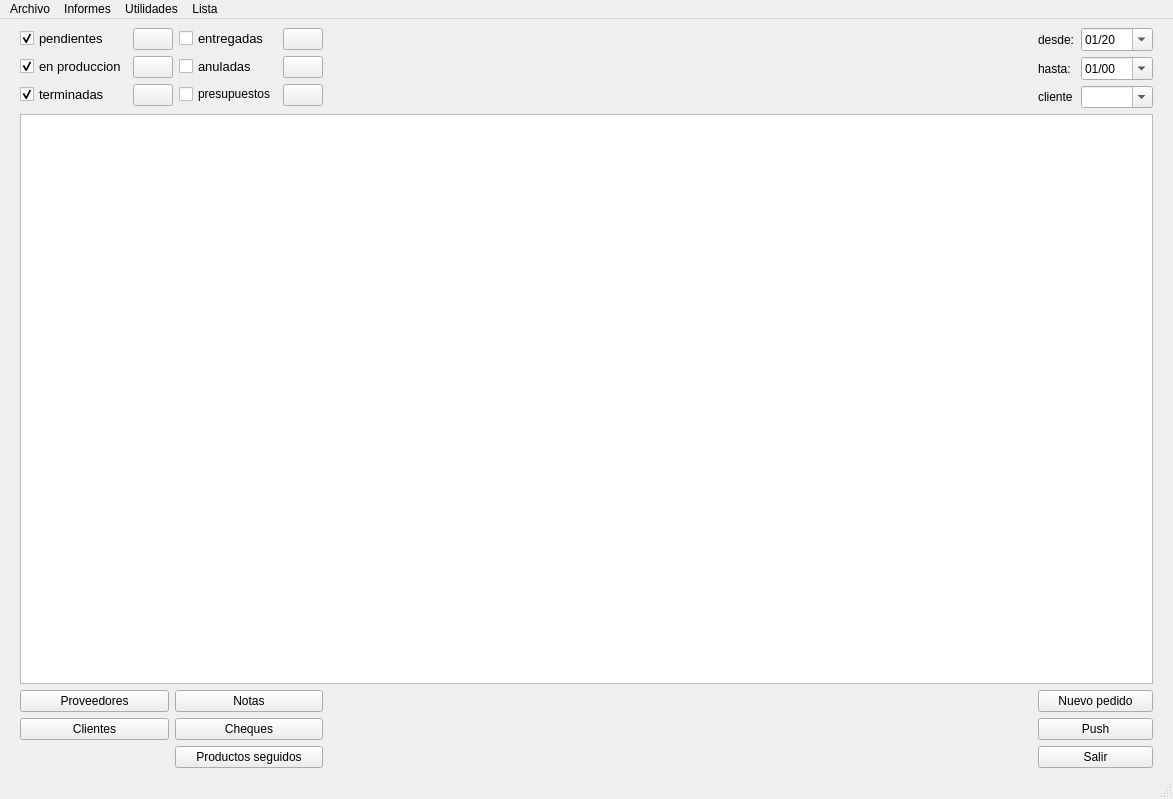
<?xml version="1.0" encoding="UTF-8"?>
<ui version="4.0">
 <class>MainWindow</class>
 <widget class="QMainWindow" name="MainWindow">
  <property name="geometry">
   <rect>
    <x>0</x>
    <y>0</y>
    <width>1173</width>
    <height>799</height>
   </rect>
  </property>
  <property name="windowTitle">
   <string>Infomesas</string>
  </property>
  <property name="windowIcon">
   <iconset resource="iconosResource.qrc">
    <normaloff>:/icons/infomesasicon.png</normaloff>:/icons/infomesasicon.png</iconset>
  </property>
  <widget class="QWidget" name="centralwidget">
   <layout class="QGridLayout" name="gridLayout">
    <property name="leftMargin">
     <number>20</number>
    </property>
    <property name="rightMargin">
     <number>20</number>
    </property>
    <item row="0" column="0">
     <layout class="QFormLayout" name="formLayout_2">
      <item row="0" column="0">
       <widget class="QCheckBox" name="pendientesCheckBox">
        <property name="font">
         <font>
          <pointsize>10</pointsize>
         </font>
        </property>
        <property name="text">
         <string>pendientes</string>
        </property>
        <property name="checked">
         <bool>true</bool>
        </property>
       </widget>
      </item>
      <item row="0" column="1">
       <widget class="QPushButton" name="soloPendientesPushButton">
        <property name="text">
         <string/>
        </property>
        <property name="icon">
         <iconset resource="iconosResource.qrc">
          <normaloff>:/icons/chain.png</normaloff>:/icons/chain.png</iconset>
        </property>
       </widget>
      </item>
      <item row="1" column="0">
       <widget class="QCheckBox" name="enproduccionCheckBox">
        <property name="font">
         <font>
          <pointsize>10</pointsize>
         </font>
        </property>
        <property name="text">
         <string>en produccion</string>
        </property>
        <property name="checked">
         <bool>true</bool>
        </property>
       </widget>
      </item>
      <item row="1" column="1">
       <widget class="QPushButton" name="soloEnProduccionPushButton">
        <property name="text">
         <string/>
        </property>
        <property name="icon">
         <iconset resource="iconosResource.qrc">
          <normaloff>:/icons/chain.png</normaloff>:/icons/chain.png</iconset>
        </property>
       </widget>
      </item>
      <item row="2" column="0">
       <widget class="QCheckBox" name="terminadasCheckBox">
        <property name="font">
         <font>
          <pointsize>10</pointsize>
         </font>
        </property>
        <property name="text">
         <string>terminadas</string>
        </property>
        <property name="checked">
         <bool>true</bool>
        </property>
       </widget>
      </item>
      <item row="2" column="1">
       <widget class="QPushButton" name="soloTerminadasPushButton">
        <property name="text">
         <string/>
        </property>
        <property name="icon">
         <iconset resource="iconosResource.qrc">
          <normaloff>:/icons/chain.png</normaloff>:/icons/chain.png</iconset>
        </property>
       </widget>
      </item>
     </layout>
    </item>
    <item row="0" column="1">
     <layout class="QFormLayout" name="formLayout_3">
      <item row="0" column="0">
       <widget class="QCheckBox" name="entregadasCheckBox">
        <property name="font">
         <font>
          <pointsize>10</pointsize>
         </font>
        </property>
        <property name="text">
         <string>entregadas</string>
        </property>
        <property name="checked">
         <bool>false</bool>
        </property>
       </widget>
      </item>
      <item row="0" column="1">
       <widget class="QPushButton" name="soloEntregadasPushButton">
        <property name="text">
         <string/>
        </property>
        <property name="icon">
         <iconset resource="iconosResource.qrc">
          <normaloff>:/icons/chain.png</normaloff>:/icons/chain.png</iconset>
        </property>
       </widget>
      </item>
      <item row="1" column="0">
       <widget class="QCheckBox" name="anuladasCheckBox">
        <property name="font">
         <font>
          <pointsize>10</pointsize>
         </font>
        </property>
        <property name="text">
         <string>anuladas</string>
        </property>
        <property name="checked">
         <bool>false</bool>
        </property>
       </widget>
      </item>
      <item row="1" column="1">
       <widget class="QPushButton" name="soloAnuladasPushButton">
        <property name="text">
         <string/>
        </property>
        <property name="icon">
         <iconset resource="iconosResource.qrc">
          <normaloff>:/icons/chain.png</normaloff>:/icons/chain.png</iconset>
        </property>
       </widget>
      </item>
      <item row="2" column="0">
       <widget class="QCheckBox" name="presupuestosCheckBox">
        <property name="text">
         <string>presupuestos</string>
        </property>
       </widget>
      </item>
      <item row="2" column="1">
       <widget class="QPushButton" name="soloPresupuestosPushButton">
        <property name="text">
         <string/>
        </property>
        <property name="icon">
         <iconset resource="iconosResource.qrc">
          <normaloff>:/icons/chain.png</normaloff>:/icons/chain.png</iconset>
        </property>
       </widget>
      </item>
     </layout>
    </item>
    <item row="0" column="2">
     <spacer name="horizontalSpacer">
      <property name="orientation">
       <enum>Qt::Horizontal</enum>
      </property>
      <property name="sizeHint" stdset="0">
       <size>
        <width>40</width>
        <height>20</height>
       </size>
      </property>
     </spacer>
    </item>
    <item row="0" column="3">
     <layout class="QFormLayout" name="formLayout">
      <item row="0" column="0">
       <widget class="QLabel" name="label">
        <property name="text">
         <string>desde:</string>
        </property>
       </widget>
      </item>
      <item row="0" column="1">
       <widget class="QDateEdit" name="desdeDateEdit">
        <property name="displayFormat">
         <string>MM/yy</string>
        </property>
        <property name="calendarPopup">
         <bool>true</bool>
        </property>
        <property name="date">
         <date>
          <year>2020</year>
          <month>1</month>
          <day>1</day>
         </date>
        </property>
       </widget>
      </item>
      <item row="1" column="0">
       <widget class="QLabel" name="label_2">
        <property name="text">
         <string>hasta:</string>
        </property>
       </widget>
      </item>
      <item row="1" column="1">
       <widget class="QDateEdit" name="hastaDateEdit">
        <property name="displayFormat">
         <string>MM/yy</string>
        </property>
        <property name="calendarPopup">
         <bool>true</bool>
        </property>
       </widget>
      </item>
      <item row="2" column="0">
       <widget class="QLabel" name="label_3">
        <property name="text">
         <string>cliente</string>
        </property>
       </widget>
      </item>
      <item row="2" column="1">
       <widget class="QComboBox" name="clienteComboBox">
        <property name="editable">
         <bool>true</bool>
        </property>
       </widget>
      </item>
     </layout>
    </item>
    <item row="2" column="0" colspan="2">
     <layout class="QGridLayout" name="gridLayout_2">
      <item row="1" column="1">
       <widget class="QPushButton" name="chequesPushButton">
        <property name="text">
         <string>Cheques</string>
        </property>
        <property name="icon">
         <iconset resource="iconosResource.qrc">
          <normaloff>:/icons/cheque.png</normaloff>:/icons/cheque.png</iconset>
        </property>
       </widget>
      </item>
      <item row="1" column="0">
       <widget class="QPushButton" name="clientesPushButton">
        <property name="text">
         <string>Clientes</string>
        </property>
       </widget>
      </item>
      <item row="0" column="1">
       <widget class="QPushButton" name="notasPushButton">
        <property name="text">
         <string>Notas</string>
        </property>
        <property name="icon">
         <iconset resource="iconosResource.qrc">
          <normaloff>:/icons/note.png</normaloff>:/icons/note.png</iconset>
        </property>
       </widget>
      </item>
      <item row="0" column="0">
       <widget class="QPushButton" name="proveedoresPushButton">
        <property name="text">
         <string>Proveedores</string>
        </property>
       </widget>
      </item>
      <item row="2" column="1">
       <widget class="QPushButton" name="productosSeguidosPushButton">
        <property name="text">
         <string>Productos seguidos</string>
        </property>
       </widget>
      </item>
     </layout>
    </item>
    <item row="2" column="3">
     <layout class="QGridLayout" name="gridLayout_3">
      <item row="0" column="0">
       <widget class="QPushButton" name="nuevoPushButton">
        <property name="text">
         <string>Nuevo pedido</string>
        </property>
        <property name="icon">
         <iconset resource="iconosResource.qrc">
          <normaloff>:/icons/plus.png</normaloff>:/icons/plus.png</iconset>
        </property>
       </widget>
      </item>
      <item row="1" column="0">
       <widget class="QPushButton" name="pushPushButton">
        <property name="text">
         <string>Push</string>
        </property>
        <property name="icon">
         <iconset resource="iconosResource.qrc">
          <normaloff>:/icons/github.png</normaloff>:/icons/github.png</iconset>
        </property>
       </widget>
      </item>
      <item row="2" column="0">
       <widget class="QPushButton" name="salirPushButton">
        <property name="text">
         <string>Salir</string>
        </property>
        <property name="icon">
         <iconset resource="iconosResource.qrc">
          <normaloff>:/icons/exit.png</normaloff>:/icons/exit.png</iconset>
        </property>
       </widget>
      </item>
     </layout>
    </item>
    <item row="1" column="0" colspan="4">
     <widget class="QTableWidget" name="pedidosTableWidget">
      <property name="editTriggers">
       <set>QAbstractItemView::NoEditTriggers</set>
      </property>
      <property name="selectionMode">
       <enum>QAbstractItemView::SingleSelection</enum>
      </property>
      <attribute name="verticalHeaderVisible">
       <bool>false</bool>
      </attribute>
     </widget>
    </item>
   </layout>
  </widget>
  <widget class="QMenuBar" name="menubar">
   <property name="geometry">
    <rect>
     <x>0</x>
     <y>0</y>
     <width>1173</width>
     <height>22</height>
    </rect>
   </property>
   <widget class="QMenu" name="menuArchivo">
    <property name="title">
     <string>Archivo</string>
    </property>
    <addaction name="actionSalir"/>
   </widget>
   <widget class="QMenu" name="menuInformes">
    <property name="title">
     <string>Informes</string>
    </property>
    <addaction name="actionImprimirVistaActual"/>
    <addaction name="actionImprimirPendientes"/>
    <addaction name="actionPedidosPorMes"/>
   </widget>
   <widget class="QMenu" name="menuUtilidades">
    <property name="title">
     <string>Utilidades</string>
    </property>
    <addaction name="actionDuplicarPedido"/>
    <addaction name="actionAbrirDB"/>
    <addaction name="actionAdministrarModelos"/>
    <addaction name="actionAdministrarClientes"/>
    <addaction name="actionAdministrarProveedores"/>
    <addaction name="actionAdministrarLugaresEntrega"/>
   </widget>
   <widget class="QMenu" name="menuLista">
    <property name="title">
     <string>Lista</string>
    </property>
    <addaction name="actionListaPrecios"/>
    <addaction name="actionAumentar"/>
    <addaction name="actionListaHtml"/>
    <addaction name="actionPresupuestosHtml"/>
   </widget>
   <addaction name="menuArchivo"/>
   <addaction name="menuInformes"/>
   <addaction name="menuUtilidades"/>
   <addaction name="menuLista"/>
  </widget>
  <widget class="QStatusBar" name="statusbar"/>
  <action name="actionSalir">
   <property name="text">
    <string>Salir</string>
   </property>
  </action>
  <action name="actionImprimirPendientes">
   <property name="text">
    <string>Imprimir pendientes</string>
   </property>
  </action>
  <action name="actionPedidosPorMes">
   <property name="text">
    <string>Pedidos por mes</string>
   </property>
  </action>
  <action name="actionImprimirVistaActual">
   <property name="text">
    <string>Imprimir vista actual</string>
   </property>
  </action>
  <action name="actionDuplicarPedido">
   <property name="text">
    <string>Duplicar pedido</string>
   </property>
  </action>
  <action name="actionListaPrecios">
   <property name="text">
    <string>Lista de precios</string>
   </property>
  </action>
  <action name="actionAumentar">
   <property name="text">
    <string>Aumentar</string>
   </property>
  </action>
  <action name="actionListaHtml">
   <property name="text">
    <string>Lista html</string>
   </property>
  </action>
  <action name="actionAbrirDB">
   <property name="text">
    <string>Abrir base de datos</string>
   </property>
  </action>
  <action name="actionPresupuestosHtml">
   <property name="text">
    <string>Presupuestos html</string>
   </property>
  </action>
  <action name="actionInformeCostos">
   <property name="text">
    <string>Informe costos</string>
   </property>
  </action>
  <action name="actionAdministrarModelos">
   <property name="text">
    <string>Administrar modelos</string>
   </property>
  </action>
  <action name="actionAdministrarClientes">
   <property name="text">
    <string>Administar clientes</string>
   </property>
  </action>
  <action name="actionAdministrarProveedores">
   <property name="text">
    <string>Administrar proveedores</string>
   </property>
  </action>
  <action name="actionAdministrarLugaresEntrega">
   <property name="text">
    <string>Administrar lugares de entrega</string>
   </property>
  </action>
 </widget>
 <resources>
  <include location="iconosResource.qrc"/>
 </resources>
 <connections/>
</ui>
